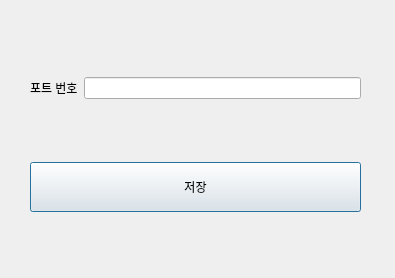
<?xml version="1.0" encoding="UTF-8"?>
<ui version="4.0">
 <class>Dialog</class>
 <widget class="QDialog" name="Dialog">
  <property name="geometry">
   <rect>
    <x>0</x>
    <y>0</y>
    <width>395</width>
    <height>278</height>
   </rect>
  </property>
  <property name="windowTitle">
   <string>Dialog</string>
  </property>
  <widget class="QWidget" name="verticalLayoutWidget">
   <property name="geometry">
    <rect>
     <x>30</x>
     <y>40</y>
     <width>331</width>
     <height>211</height>
    </rect>
   </property>
   <layout class="QVBoxLayout" name="verticalLayout">
    <item>
     <layout class="QHBoxLayout" name="horizontalLayout">
      <item>
       <widget class="QLabel" name="label">
        <property name="text">
         <string>포트 번호</string>
        </property>
       </widget>
      </item>
      <item>
       <widget class="QLineEdit" name="port_value"/>
      </item>
     </layout>
    </item>
    <item>
     <spacer name="verticalSpacer">
      <property name="orientation">
       <enum>Qt::Vertical</enum>
      </property>
      <property name="sizeType">
       <enum>QSizePolicy::Fixed</enum>
      </property>
      <property name="sizeHint" stdset="0">
       <size>
        <width>20</width>
        <height>20</height>
       </size>
      </property>
     </spacer>
    </item>
    <item>
     <widget class="QPushButton" name="save_btn">
      <property name="sizePolicy">
       <sizepolicy hsizetype="Minimum" vsizetype="Fixed">
        <horstretch>0</horstretch>
        <verstretch>0</verstretch>
       </sizepolicy>
      </property>
      <property name="minimumSize">
       <size>
        <width>0</width>
        <height>50</height>
       </size>
      </property>
      <property name="text">
       <string>저장</string>
      </property>
     </widget>
    </item>
   </layout>
  </widget>
 </widget>
 <resources/>
 <connections/>
</ui>
